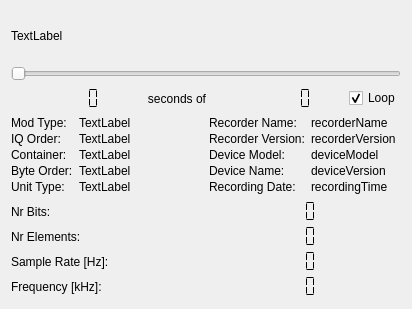
<?xml version="1.0" encoding="UTF-8"?>
<ui version="4.0">
 <class>xmlfile_widget</class>
 <widget class="QWidget" name="xmlfile_widget">
  <property name="geometry">
   <rect>
    <x>0</x>
    <y>0</y>
    <width>412</width>
    <height>309</height>
   </rect>
  </property>
  <property name="windowTitle">
   <string>Play XML-UFF File</string>
  </property>
  <layout class="QVBoxLayout" name="verticalLayout">
   <item>
    <widget class="QLabel" name="filenameLabel">
     <property name="text">
      <string>TextLabel</string>
     </property>
    </widget>
   </item>
   <item>
    <widget class="QSlider" name="sliderFilePos">
     <property name="toolTip">
      <string>Grab the handle and slide to move through the file.</string>
     </property>
     <property name="maximum">
      <number>1000</number>
     </property>
     <property name="orientation">
      <enum>Qt::Orientation::Horizontal</enum>
     </property>
    </widget>
   </item>
   <item>
    <layout class="QHBoxLayout" name="horizontalLayout" stretch="3,2,3,1">
     <item>
      <widget class="QLCDNumber" name="currentTime">
       <property name="frameShape">
        <enum>QFrame::Shape::NoFrame</enum>
       </property>
       <property name="smallDecimalPoint">
        <bool>true</bool>
       </property>
       <property name="segmentStyle">
        <enum>QLCDNumber::SegmentStyle::Flat</enum>
       </property>
      </widget>
     </item>
     <item>
      <widget class="QLabel" name="label_6">
       <property name="text">
        <string>seconds of</string>
       </property>
       <property name="alignment">
        <set>Qt::AlignmentFlag::AlignCenter</set>
       </property>
      </widget>
     </item>
     <item>
      <widget class="QLCDNumber" name="totalTime">
       <property name="frameShape">
        <enum>QFrame::Shape::NoFrame</enum>
       </property>
       <property name="smallDecimalPoint">
        <bool>true</bool>
       </property>
       <property name="segmentStyle">
        <enum>QLCDNumber::SegmentStyle::Flat</enum>
       </property>
      </widget>
     </item>
     <item>
      <widget class="QCheckBox" name="cbLoopFile">
       <property name="text">
        <string>Loop</string>
       </property>
       <property name="checked">
        <bool>true</bool>
       </property>
      </widget>
     </item>
    </layout>
   </item>
   <item>
    <layout class="QHBoxLayout" name="horizontalLayout_2">
     <item>
      <layout class="QFormLayout" name="formLayout">
       <property name="verticalSpacing">
        <number>2</number>
       </property>
       <item row="0" column="0">
        <widget class="QLabel" name="label_7">
         <property name="text">
          <string>Mod Type:</string>
         </property>
        </widget>
       </item>
       <item row="0" column="1">
        <widget class="QLabel" name="modulationtypeLabel">
         <property name="text">
          <string>TextLabel</string>
         </property>
        </widget>
       </item>
       <item row="1" column="0">
        <widget class="QLabel" name="label_8">
         <property name="text">
          <string>IQ Order:</string>
         </property>
        </widget>
       </item>
       <item row="1" column="1">
        <widget class="QLabel" name="iqOrderLabel">
         <property name="text">
          <string>TextLabel</string>
         </property>
        </widget>
       </item>
       <item row="2" column="0">
        <widget class="QLabel" name="label_9">
         <property name="text">
          <string>Container:</string>
         </property>
        </widget>
       </item>
       <item row="2" column="1">
        <widget class="QLabel" name="containerLabel">
         <property name="text">
          <string>TextLabel</string>
         </property>
        </widget>
       </item>
       <item row="3" column="0">
        <widget class="QLabel" name="label_10">
         <property name="text">
          <string>Byte Order:</string>
         </property>
        </widget>
       </item>
       <item row="3" column="1">
        <widget class="QLabel" name="byteOrderLabel">
         <property name="text">
          <string>TextLabel</string>
         </property>
        </widget>
       </item>
       <item row="4" column="0">
        <widget class="QLabel" name="label_11">
         <property name="text">
          <string>Unit Type:</string>
         </property>
        </widget>
       </item>
       <item row="4" column="1">
        <widget class="QLabel" name="typeofUnitLabel">
         <property name="text">
          <string>TextLabel</string>
         </property>
        </widget>
       </item>
      </layout>
     </item>
     <item>
      <layout class="QFormLayout" name="formLayout_3">
       <property name="verticalSpacing">
        <number>2</number>
       </property>
       <item row="0" column="0">
        <widget class="QLabel" name="label_12">
         <property name="text">
          <string>Recorder Name:</string>
         </property>
        </widget>
       </item>
       <item row="0" column="1">
        <widget class="QLabel" name="recorderName">
         <property name="text">
          <string>recorderName</string>
         </property>
        </widget>
       </item>
       <item row="1" column="0">
        <widget class="QLabel" name="label_14">
         <property name="text">
          <string>Recorder Version:</string>
         </property>
        </widget>
       </item>
       <item row="1" column="1">
        <widget class="QLabel" name="recorderVersion">
         <property name="text">
          <string>recorderVersion</string>
         </property>
        </widget>
       </item>
       <item row="2" column="0">
        <widget class="QLabel" name="label_15">
         <property name="text">
          <string>Device Model:</string>
         </property>
        </widget>
       </item>
       <item row="2" column="1">
        <widget class="QLabel" name="deviceModel">
         <property name="text">
          <string>deviceModel</string>
         </property>
        </widget>
       </item>
       <item row="3" column="0">
        <widget class="QLabel" name="label_13">
         <property name="text">
          <string>Device Name:</string>
         </property>
        </widget>
       </item>
       <item row="3" column="1">
        <widget class="QLabel" name="deviceModelName">
         <property name="text">
          <string>deviceVersion</string>
         </property>
        </widget>
       </item>
       <item row="4" column="1">
        <widget class="QLabel" name="recordingTime">
         <property name="text">
          <string>recordingTime</string>
         </property>
        </widget>
       </item>
       <item row="4" column="0">
        <widget class="QLabel" name="label_5">
         <property name="text">
          <string>Recording Date:</string>
         </property>
        </widget>
       </item>
      </layout>
     </item>
    </layout>
   </item>
   <item>
    <layout class="QFormLayout" name="formLayout_2">
     <property name="verticalSpacing">
      <number>2</number>
     </property>
     <item row="0" column="0">
      <widget class="QLabel" name="label">
       <property name="text">
        <string>Nr Bits:</string>
       </property>
      </widget>
     </item>
     <item row="1" column="0">
      <widget class="QLabel" name="label_2">
       <property name="text">
        <string>Nr Elements:</string>
       </property>
      </widget>
     </item>
     <item row="2" column="0">
      <widget class="QLabel" name="label_3">
       <property name="text">
        <string>Sample Rate [Hz]:</string>
       </property>
      </widget>
     </item>
     <item row="3" column="0">
      <widget class="QLabel" name="label_4">
       <property name="sizePolicy">
        <sizepolicy hsizetype="Preferred" vsizetype="Minimum">
         <horstretch>0</horstretch>
         <verstretch>0</verstretch>
        </sizepolicy>
       </property>
       <property name="text">
        <string>Frequency [kHz]:</string>
       </property>
      </widget>
     </item>
     <item row="0" column="1">
      <widget class="QLCDNumber" name="nrBitsDisplay">
       <property name="frameShape">
        <enum>QFrame::Shape::NoFrame</enum>
       </property>
       <property name="smallDecimalPoint">
        <bool>true</bool>
       </property>
       <property name="digitCount">
        <number>10</number>
       </property>
       <property name="segmentStyle">
        <enum>QLCDNumber::SegmentStyle::Flat</enum>
       </property>
      </widget>
     </item>
     <item row="1" column="1">
      <widget class="QLCDNumber" name="nrElementsDisplay">
       <property name="frameShape">
        <enum>QFrame::Shape::NoFrame</enum>
       </property>
       <property name="smallDecimalPoint">
        <bool>true</bool>
       </property>
       <property name="digitCount">
        <number>10</number>
       </property>
       <property name="segmentStyle">
        <enum>QLCDNumber::SegmentStyle::Flat</enum>
       </property>
      </widget>
     </item>
     <item row="2" column="1">
      <widget class="QLCDNumber" name="samplerateDisplay">
       <property name="frameShape">
        <enum>QFrame::Shape::NoFrame</enum>
       </property>
       <property name="smallDecimalPoint">
        <bool>true</bool>
       </property>
       <property name="digitCount">
        <number>10</number>
       </property>
       <property name="segmentStyle">
        <enum>QLCDNumber::SegmentStyle::Flat</enum>
       </property>
      </widget>
     </item>
     <item row="3" column="1">
      <widget class="QLCDNumber" name="frequencyDisplay">
       <property name="frameShape">
        <enum>QFrame::Shape::NoFrame</enum>
       </property>
       <property name="smallDecimalPoint">
        <bool>true</bool>
       </property>
       <property name="digitCount">
        <number>10</number>
       </property>
       <property name="segmentStyle">
        <enum>QLCDNumber::SegmentStyle::Flat</enum>
       </property>
      </widget>
     </item>
    </layout>
   </item>
  </layout>
 </widget>
 <resources/>
 <connections/>
</ui>
